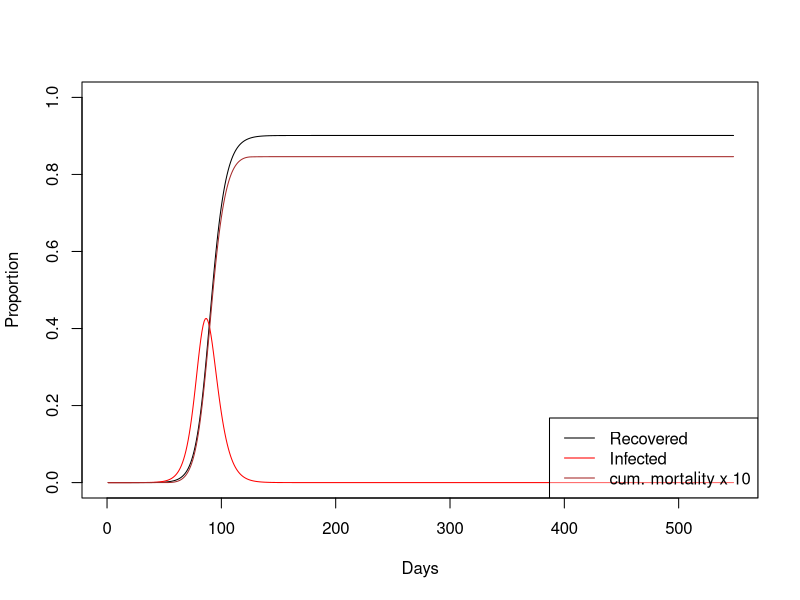
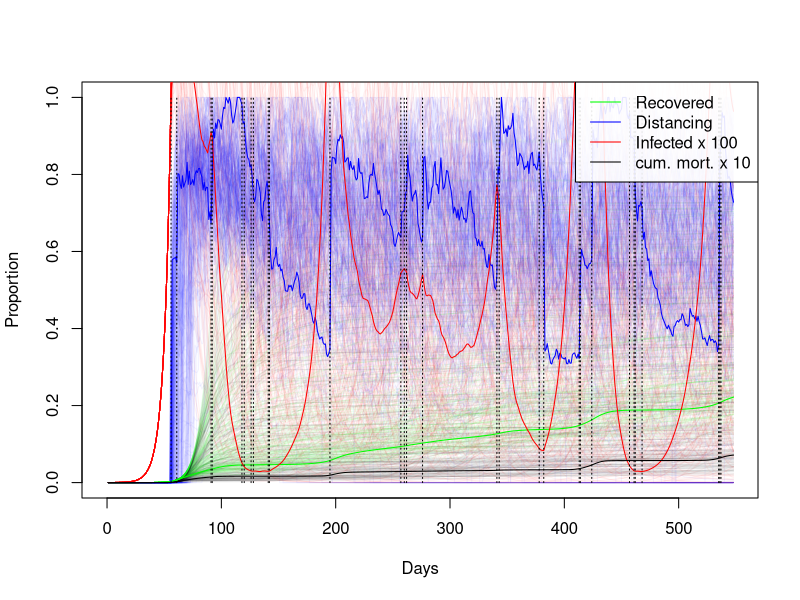
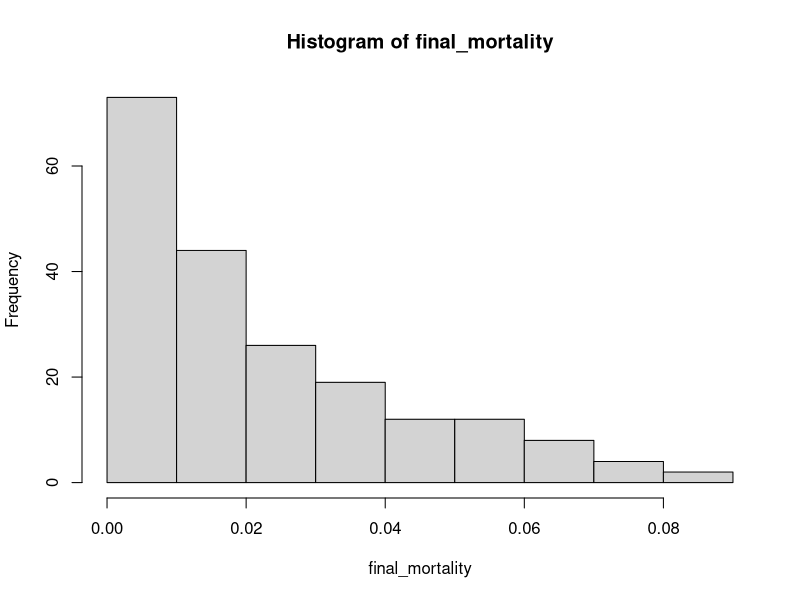

Write the R code that produced these figures, in order.
## Simulation of management of Covid-19 outbreak in the UK.
library(nleqslv) # nonlinear solver

# Parameters (unit: days) ------------------------------------------------------

incubation_time <- 5.1 # Period from infection to symptoms from Ferguson et al. 
incubation_time <- incubation_time +1 # fudge to reproduce R0 and generation time 
start_trans_symp <- incubation_time - 0.5 # Period from infection to the start of infectiousness for symptomatic cases Ferguson et al. 
start_trans_asymp <- start_trans_symp # Period from infection to the start of infectiousness for asymptomatic casesFerguson et al. 
prop_symptoms <- 0.2 # Proportion of infected people developing symptoms https://www.thelancet.com/journals/lancet/article/PIIS0140-6736(20)30567-5/fulltext
#prop_symptoms <- 1/3 # Ferguson et al. 
prop_critical <- 0.06 # Proportion of cases becoming critical To be implemented # https://www.thelancet.com/journals/lancet/article/PIIS0140-6736(20)30567-5/fulltext
mean_generation_time <- 6.5 # Ferguson et al. 
#generation_time_alpha <- 3 # shape parameter of an assumed gamma distribution, https://academic.oup.com/biostatistics/article/12/2/303/280518
generation_time_alpha <- 2 # 1 # shape parameter of an assumed gamma distribution, fudge to reproduce r
R0 <- 2.4 # Basic reproductive number for the infection Ferguson et al. 
inf_symp_asymp_ratio <- 2  # Ferguson et al.  
UK_population_size <- 66.44e6
pop_size <- UK_population_size

case_fatality_rate_1 <- 0.009 # case fatality rate when hospitals below capacity # to be implemented...
case_fatality_rate_2 <- 0.09 # case fatality rate when hospitals over capacity # to be implemented...
hospitalization_rate <- 0.044 # proprtion of cases needing hospitalisation to be implemented...
critical_care_rate <- 0.044 * 0.3 # proprtion of cases needing critical care to be implemented...
critical_care_hospital_time <- 10
hospital_load_factor <- 
  critical_care_rate * critical_care_hospital_time / 
  mean_generation_time # Amount of load on the hospital system
critical_care_beds <- 8175 # uk number of respirators available
## Threshold for proportion infected:
critical_care_beds / (hospital_load_factor * pop_size) 

# ## Check:
# r <- (R0^(1/generation_time_alpha)-1) * generation_time_alpha/mean_generation_time;
# # linear growth rate
# r
# # doubling time
# #exp(r*T_double)==2 -> T_double == log(2)/r
# log(2)/r

policy_intervention_rate <- 1/6 # https://lab.gedidigital.it/gedi-visual/2020/coronavirus-i-contagi-in-italia/ AXEL it's not clear to me how this figure came from this website (even with Google translate)




# Stages: set up population categories for the different classes of infected and uninfected people 
stages <- c(
  "S", # susceptible
  "Is1", # symptomatic infected no transmission
  "Is2", # symptomatic infected transmission
  "Ia1", # symptomatic asymptomatic no transmission
  "Ia2", # symptomatic asymptomatic transmission
  "R", # recovered or deceased
  c() )
n_stages <- length(stages)

# Infected stages
IStages <- c("Is1", "Is2", "Ia1", "Ia2")

# Infectious (test postive) stages
PStages <- c("Is2", "Ia2")


# Linear dynamics -------------------------------------------------------------

# We still need to adjust two parameters: 
# Is2_inf: infectiousness of the Is2 stage (scales other stages)
# rec_rate: recovery rate of transmitting individuals
# This adjustment is done such as fitting R0 and mean_generation_time

# Generate the "survival" part of the population matrix

SS_calc <- function(Is2_inf,rec_rate){
  SS <- matrix(0,nrow = n_stages,ncol= n_stages,
               dimnames = list(Next=stages,Current=stages) )
  SS["S","S"] <- 1
  SS["Is2","Is1"] <- 1/start_trans_symp
  SS["Is1","Is1"] <- 1-1/start_trans_symp
  SS["Ia2","Ia1"] <- 1/start_trans_asymp
  SS["Ia1","Ia1"] <- 1-1/start_trans_asymp
  SS["R","Ia2"] <- rec_rate
  SS["Ia2","Ia2"] <- 1-rec_rate
  SS["R","Is2"] <- rec_rate
  SS["Is2","Is2"] <- 1-rec_rate
  SS["R","R"] <- 1
  return(SS)
}

# Density independent factor of the "fertility" (= transmission) matrix
FF0_calc <- function(Is2_inf,rec_rate){
  FF0 <- matrix(0,nrow = n_stages,ncol= n_stages,
                dimnames = list(Next=stages,Current=stages) )
  FF0["Is1","Is2"] <- Is2_inf * prop_symptoms 
  FF0["Ia1","Is2"] <- Is2_inf * (1-prop_symptoms)
  FF0["Is1","Ia2"] <- Is2_inf * prop_symptoms  / inf_symp_asymp_ratio
  FF0["Ia1","Ia2"] <- Is2_inf * (1-prop_symptoms)  / inf_symp_asymp_ratio
  return(FF0)
}

# Calculate the "fertility" (= transmission) part of the population matrix
FF_calc <- function(Is2_inf,rec_rate){
  FF0 <- FF0_calc(Is2_inf,rec_rate)
  return(FF0 * pop_size)
}

# AXEL can you give a quick annotation for this
eigenvalue_index <- function(eig_values){
  w <- which(abs(eig_values)==eig_values & eig_values != 1)
  return(w[which.max(eig_values[w])])
}

get_mean_generation_time <- function(SS,FF){
  # See page 842 of Bienvenu, F.; Legendre, S. (2015). "A New Approach to the Generation Time in Matrix Population Models" (PDF). The American Naturalist. 185 (6): 834–843. doi:10.1086/681104. PMID 25996867.
  L <- SS+FF
  eig <- eigen(L)
  i <- eigenvalue_index(eig$values)
  w <- eig$vectors[,i]
  t_eig <- eigen(t(L))
  j <- min(which(abs(t_eig$values - eig$values[i])<1e-10))
  v <- t_eig$vectors[,j]
  if(abs(t(v) %*% w)<1e-10) {
    print(c(i,j))
    print(eig$values)
    print(t_eig$values)
    print(w)
    print(v)
    stop("Potential eigenvector index mixup")
  }
  T_gen <- 1 + (t(v) %*% SS %*% w) / (t(v) %*% FF %*% w) 
  return(T_gen)
}

# Calculate R0 & Generation time
R0_and_Tgen <- function(SS,FF){
  L <- SS + FF
  Tgen <- get_mean_generation_time(SS,FF)
  eig <- eigen(L[IStages,IStages])
  i <- eigenvalue_index(eig$values)
  r <- log(eig$values[i])
  # https://beast.community/estimating_R0
  # https://www.sciencedirect.com/science/article/pii/S1755436518300847
  generation_time_beta <- generation_time_alpha / Tgen
  R0 <- (1+r/generation_time_beta)^generation_time_alpha
  return(c(R0,Tgen))
}

# Calculate the difference between observed values for R0 and values calculated from the survival and transmission matrices
R0_and_Tgen_diff <- function(x){
  as.numeric(
    with(as.list(x),
         R0_and_Tgen(SS_calc(Is2_inf,rec_rate),FF_calc(Is2_inf,rec_rate)) - 
           c(R0,mean_generation_time) ))
}

# Initial values for Is2_inf and rec_rate
initialGuess <- c(Is2_inf=5.234017e-07/20,rec_rate=0.01 )
# #Tests
# with(as.list(initialGuess),
#      SS_calc(Is2_inf,rec_rate)+FF_calc(Is2_inf,rec_rate))
# with(as.list(initialGuess),
#      get_mean_generation_time(SS_calc(Is2_inf,rec_rate),FF_calc(Is2_inf,rec_rate)))
# with(as.list(initialGuess),
#      R0_and_Tgen(SS_calc(Is2_inf,rec_rate),FF_calc(Is2_inf,rec_rate)))

# Differences between observed R0 and generation time calculated using the "initial guess" values and the observed values
R0_and_Tgen_diff(initialGuess)

## Generate values of Is2_inf and rec_rate which fit R0 and generation time
fit <- nleqslv(initialGuess,R0_and_Tgen_diff);
fit$message  # should be "Function criterion near zero" or "x-values within tolerance 'xtol'"
fit$x
## double check
with(as.list(fit$x),
     R0_and_Tgen(SS_calc(Is2_inf,rec_rate),FF_calc(Is2_inf,rec_rate)))

SS <- with(as.list(fit$x),SS_calc(Is2_inf,rec_rate))
FF <- with(as.list(fit$x),FF_calc(Is2_inf,rec_rate))
FF0 <- with(as.list(fit$x),FF0_calc(Is2_inf,rec_rate))
L <- SS + FF

  
IStages <- c("Is1", "Is2", "Ia1", "Ia2")
#get_mean_generation_time(SS[IStages,IStages],FF[IStages,IStages])
linear_growth_rate <- # linear growth rate r should be around 0.2
  log(eigen(L[IStages,IStages])$values[1]) 
linear_growth_rate

# Non-linear dynamics ----------------------------------------------------------

# Set up matrix for numbers in each state at each timepoint
n_steps <- 365 * 1.5 #How long to simulate for
state <- matrix(0, nrow=n_steps+1, ncol=n_stages) 
colnames(state) <- stages
S_index <- which(stages == "S")
state[1,"Ia1"] <- 100 # Initial number of infected individuals 
state[1,"S"] <- pop_size - state[1,"Ia1"] # Initial number of uninfected individuals
deaths <- rep(NA,n_steps+1) # deaths per step
deaths[1] <- 0

# Function to compute the number of deaths
compute_deaths <- function(state_snippet){
  total_infected <- sum(state_snippet[1,IStages])
  respirator_demand <- hospital_load_factor * total_infected
  with_respirator <- min(critical_care_beds, respirator_demand)
  without_respirator <- respirator_demand - with_respirator
  fatality_rate <-
    (with_respirator * case_fatality_rate_1 + without_respirator * case_fatality_rate_2)/
    respirator_demand
  rec <- state_snippet[2,"R"] - state_snippet[1,"R"]
  deaths <- rec * fatality_rate
  return(deaths)
}


# Simulate without policy interventions ----------------------------------------

plot(c(0),type="n",ylim=c(0,1),xlim=c(0,n_steps),xlab="Days",ylab="Proportion")
for(i in 1:n_steps){
  Lx <- SS + FF0 * state[i,"S"]
  state[i+1,] <- Lx %*% state[i,]
  state[i+1,"S"] <- pop_size - sum(state[i+1,-S_index])
  deaths[i+1] <- compute_deaths(state[c(0,1)+i,])
}
lines((state[,"R"]-cumsum(deaths))/pop_size,col="black",type="l")
lines(rowSums(state[,IStages])/pop_size,col="red",type="l")
lines(cumsum(deaths)/pop_size*1e1,col="brown",type="l")
legend(x="bottomright",
       legend = c("Recovered","Infected","cum. mortality x 10"),
       col=c("black","red","brown"),lty=1,bg=rgb(1,1,1,alpha = 0.4))


# Simulate policy interventions with uncertainty -------------------------------

dfac <- rep(NA,n_steps+1) # social distancing factor, the control parameter
dfac[1] <- 1 # social distancing factor, the control parameter
growth_rate <- linear_growth_rate
n_runs <- 200
if(!exists("plotting")) plotting <- TRUE # set to FALSE if plotting takes too much time
other_runs_transparency <- 10/n_runs
# plot(c(0),type="n",ylim=c(0,1),xlim=c(0,n_steps),ylab="Proportion immunized",xlab="Days")
# plot(c(0),type="n",ylim=c(0,1),xlim=c(0,n_steps),ylab="Social Distancing Factor",xlab="Days")
# plot(c(0),type="n",ylim=c(0,1),xlim=c(0,n_steps),ylab="Proportion infected",xlab="Days")
plot(c(0),type="n",ylim=c(0,1),xlim=c(0,n_steps),xlab="Days",ylab="Proportion")
final_mortality <- rep(NA,n_runs)
final_immunization <- rep(NA,n_runs)
for(run in 1:n_runs){
  policy_intervention_times <- c()
  for(i in 1:n_steps){
    dfac[i+1] <- 1-exp(min(0,(log(1-dfac[i])+rnorm(1,-1/(30*6),1/30)))) # decline of compliance
    if(runif(1)< policy_intervention_rate){# adjust policy:
      if(state[i,"Is2"]/pop_size > 0.0005 && growth_rate > 0){ # more measures
        dfac[i+1] <- dfac[i+1] * runif(1,0.2,1) # outcome is uncertain
        policy_intervention_times <-
          append(policy_intervention_times,i)
      }else if(dfac[i+1] < 1 && state[i,"Is2"]/pop_size < 0.0001 && growth_rate <  0){ # less measures
        # current_R <- R0_and_Tgen(SS,FF0 * state[i,"S"] * dfac[i])[1]
        # if(is.na(current_R) || current_R < 1){
          dfac[i+1] <- min(1,dfac[i+1]*runif(1,1,2)) # outcome uncertain
          policy_intervention_times <-
            append(policy_intervention_times,i)
        # }
      }
    }
    Lx <- SS + FF0 * state[i,"S"] * dfac[i+1]
    state[i+1,] <- Lx %*% state[i,]
    state[i+1,"S"] <- pop_size - sum(state[i+1,-S_index])
    deaths[i+1] <- compute_deaths(state[c(0,1)+i,])
    growth_rate <- log(sum(state[i+1,PStages])/sum(state[i,PStages]))
  }
  if(plotting || run == n_runs){
    line_alpha <- ifelse(run > n_runs-1,1,other_runs_transparency)*255
    plotcol <- do.call(rgb,as.list(c(col2rgb("green"),alpha=line_alpha,max = 255)))
    lines((state[,"R"]-cumsum(deaths))/pop_size,col=plotcol,type="l")
    plotcol <- do.call(rgb,as.list(c(col2rgb("blue"),alpha=line_alpha,max = 255)))
    lines(1-dfac,col=plotcol,type="l")
    plotcol <- do.call(rgb,as.list(c(col2rgb("red"),alpha=line_alpha,max = 255)))
    lines(100*rowSums(state[,IStages])/pop_size,col=plotcol,type="l")
    plotcol <- do.call(rgb,as.list(c(col2rgb("black"),alpha=line_alpha,max = 255)))
    lines(cumsum(deaths)/pop_size * 1e1,col=plotcol,type="l")
  }
  final_mortality[run] <- sum(deaths)/pop_size
  final_immunization[run] <- 
    (state[n_steps,"R"]-sum(deaths))/(pop_size-sum(deaths))
}
for(t in policy_intervention_times){
  lines(c(t,t),c(0,1), col="black", lty=3)
}
legend(x="topright",
       legend = c("Recovered","Distancing","Infected x 100","cum. mort. x 10"),
       col=c("green","blue","red","black"),lty=1,bg=rgb(1,1,1,alpha = 0.9))
#plot(final_immunization,final_mortality,pch="+",cex=0.3)
hist(final_mortality)
